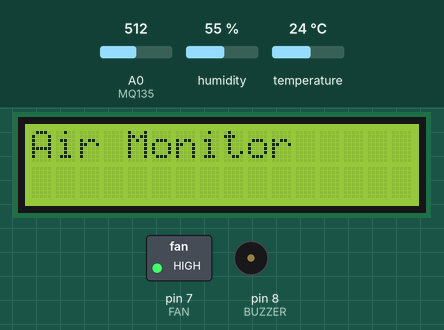
Recording of a sketch running on a simulated Arduino Uno, built with avr-gcc and run on an emulated ATmega328P. Parts: 16×2 character LCD, switched loads named in the sketch (green lamp = pin HIGH), buzzer (waves = sounding, pin HIGH). The inputs (shaded band) are chosen by the test bench; at power-on: A0 (MQ135) = 512, temperature 24 °C, humidity 55 %. What the sketch prints to the serial monitor is not drawn.

Above: at 3.1 s.
At 6.2 s:
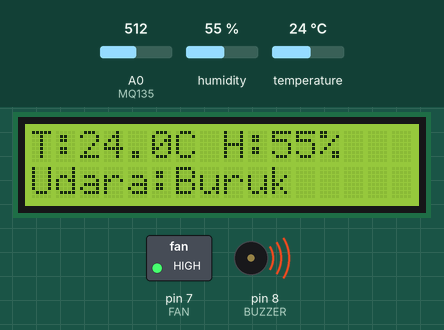
6.3 s: A0 (MQ135) set to 467
9.0 s: A0 (MQ135) set to 432
At 10.4 s:
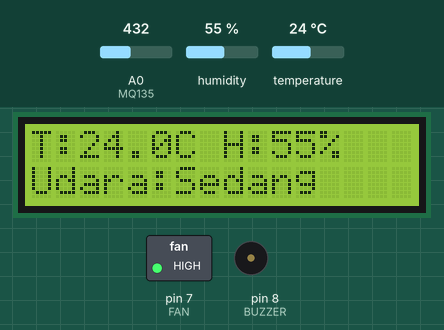
11.7 s: A0 (MQ135) set to 262
14.5 s: A0 (MQ135) set to 238
At 16.5 s:
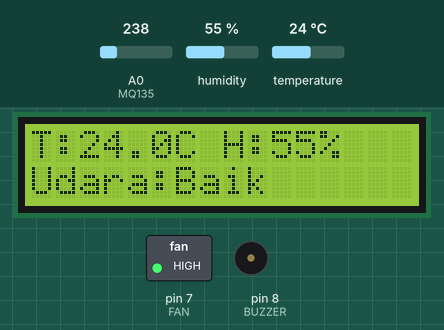
17.2 s: temperature set to 34 °C
At 18.9 s:
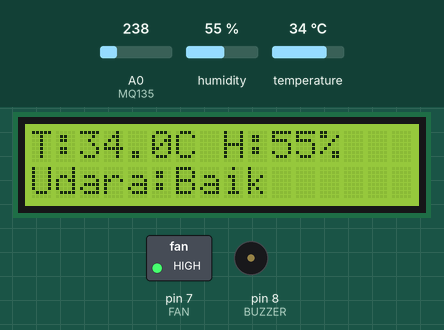
19.9 s: temperature set to 37 °C
At 22.5 s:
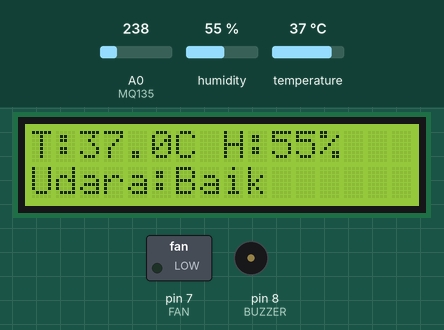
Timing chart, 0 to 24.0 s (numbered marks = the images above; inputs shaded):
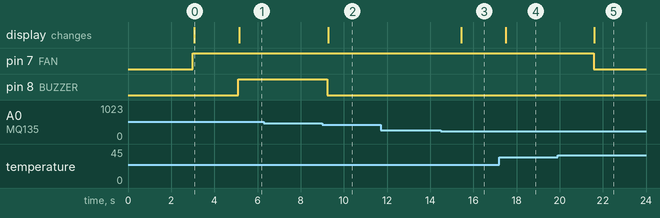

Measured:
- the behaviour switches between 450 and 449 on A0 (MQ135) (found by bisection; images 1 and 2)
- the behaviour switches between 250 and 249 on A0 (MQ135) (found by bisection; images 2 and 3)
- the behaviour switches between 35 and 36 °C on temperature (found by bisection; images 4 and 5)
- after the input at 6.3 s, every drawn part: stays the same
- after the input at 9.0 s, pin 8 (BUZZER): HIGH → LOW after 0.23 s; the display: changes after 0.27 s (image 2)
- after the input at 11.7 s, every drawn part: stays the same
- after the input at 14.5 s, the display: changes after 0.94 s (image 3)
- after the input at 17.2 s, the display: changes after 0.30 s (image 4)
- after the input at 19.9 s, pin 7 (FAN): HIGH → LOW after 1.7 s; the display: changes after 1.7 s (image 5)

The sketch:

airmonitor.ino
```cpp
#include <Wire.h>
#include <LiquidCrystal_I2C.h>
#include <DHT.h>

#define DHTPIN 4
#define DHTTYPE DHT11

#define MQ135 A0
#define BUZZER 8
#define FAN 7

DHT dht(DHTPIN, DHTTYPE);
LiquidCrystal_I2C lcd(0x27, 16, 2);

void setup() {
  Serial.begin(9600);

  dht.begin();
  delay(3000);

  pinMode(BUZZER, OUTPUT);
  pinMode(FAN, OUTPUT);

  digitalWrite(BUZZER, LOW);

  // Relay biasanya active LOW
  digitalWrite(FAN, HIGH);

  lcd.init();
  lcd.backlight();

  lcd.setCursor(0, 0);
  lcd.print("Air Monitor");
  delay(2000);
  lcd.clear();

  Serial.println("=== Sistem Monitoring Kualitas Udara ===");
}

void loop() {

  float suhu = dht.readTemperature();
  float kelembapan = dht.readHumidity();
  int kualitasUdara = analogRead(MQ135);

  String statusUdara;

  // MQ135 + Buzzer
  if (kualitasUdara < 250) {
    statusUdara = "Baik";
    digitalWrite(BUZZER, LOW);
  }
  else if (kualitasUdara < 450) {
    statusUdara = "Sedang";
    digitalWrite(BUZZER, LOW);
  }
  else {
    statusUdara = "Buruk";
    digitalWrite(BUZZER, HIGH);
  }

  // Fan ON jika suhu > 30°C
  if (!isnan(suhu) && suhu > 35) {
    digitalWrite(FAN, LOW);   // ON (relay active LOW)
  } else {
    digitalWrite(FAN, HIGH);  // OFF
  }

  // Serial Monitor
  Serial.print("Suhu: ");
  if (isnan(suhu)) {
    Serial.print("Gagal");
  } else {
    Serial.print(suhu);
    Serial.print(" C");
  }

  Serial.print(" | Kelembapan: ");
  if (isnan(kelembapan)) {
    Serial.print("Gagal");
  } else {
    Serial.print(kelembapan);
    Serial.print("%");
  }

  Serial.print(" | MQ135: ");
  Serial.print(kualitasUdara);

  Serial.print(" | Status: ");
  Serial.println(statusUdara);

  // LCD Baris 1
  lcd.setCursor(0, 0);

  if (!isnan(suhu)) {
    lcd.print("T:");
    lcd.print(suhu, 1);
    lcd.print("C ");
  } else {
    lcd.print("T:Gagal ");
  }

  lcd.print("H:");

  if (!isnan(kelembapan)) {
    lcd.print((int)kelembapan);
    lcd.print("% ");
  }

  lcd.print("   ");

  // LCD Baris 2
  lcd.setCursor(0, 1);
  lcd.print("Udara:");
  lcd.print(statusUdara);
  lcd.print("     ");

  delay(2000);
}
```
